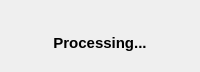
<?xml version="1.0" encoding="UTF-8"?>
<ui version="4.0">
 <class>WaitingDialog</class>
 <widget class="QDialog" name="WaitingDialog">
  <property name="windowModality">
   <enum>Qt::ApplicationModal</enum>
  </property>
  <property name="geometry">
   <rect>
    <x>0</x>
    <y>0</y>
    <width>200</width>
    <height>67</height>
   </rect>
  </property>
  <property name="maximumSize">
   <size>
    <width>400</width>
    <height>120</height>
   </size>
  </property>
  <property name="windowTitle">
   <string>Dialog</string>
  </property>
  <property name="modal">
   <bool>true</bool>
  </property>
  <layout class="QVBoxLayout" name="verticalLayout">
   <item>
    <widget class="QFrame" name="frame">
     <property name="frameShape">
      <enum>QFrame::NoFrame</enum>
     </property>
     <property name="frameShadow">
      <enum>QFrame::Raised</enum>
     </property>
     <layout class="QVBoxLayout" name="verticalLayout_2">
      <property name="leftMargin">
       <number>3</number>
      </property>
      <property name="topMargin">
       <number>3</number>
      </property>
      <property name="rightMargin">
       <number>3</number>
      </property>
      <item>
       <widget class="QLabel" name="loader">
        <property name="text">
         <string/>
        </property>
        <property name="alignment">
         <set>Qt::AlignCenter</set>
        </property>
       </widget>
      </item>
      <item>
       <widget class="QLabel" name="lblMessage">
        <property name="font">
         <font>
          <pointsize>11</pointsize>
          <weight>75</weight>
          <bold>true</bold>
         </font>
        </property>
        <property name="text">
         <string>Processing...</string>
        </property>
        <property name="alignment">
         <set>Qt::AlignCenter</set>
        </property>
        <property name="margin">
         <number>0</number>
        </property>
       </widget>
      </item>
     </layout>
    </widget>
   </item>
  </layout>
 </widget>
 <resources/>
 <connections/>
</ui>
